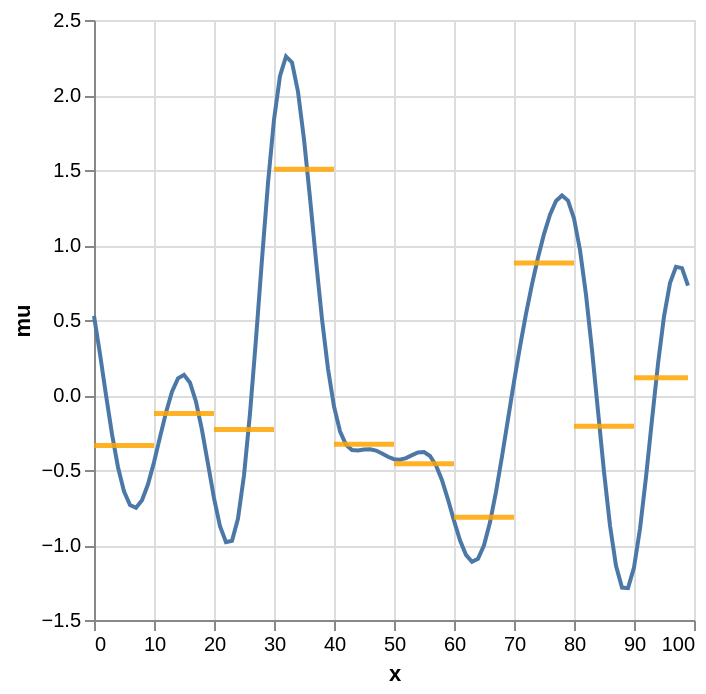

Notebook code cell kept with this figure:
### Markdown cell above
## Generate simulated data

### Code cell
intervals = [
    "[0,10)",
    "[10,20)",
    "[20,30)",
    "[30,40)",
    "[40,50)",
    "[50,60)",
    "[60,70)",
    "[70,80)",
    "[80,90)",
    "[90,99]",
]

simulator = SimGaussian1D(
    obs_intervals=intervals,
    n_obs=10,
    omega_max=np.pi / 6,
    process_std=1,
    cutoff_ratio=0.3,
    damping_power=2,
    noise_std=0.1,
    seed=42,
)

df_train = simulator.generate()
df_ref = simulator.get_reference_df()

# Plot the true function
chart_base = alt.Chart(df_ref).mark_line().encode(x="x", y="f")

source_segment = df_ref[["interval_min", "interval_max", "mu"]].drop_duplicates()
chart_segment = (
    alt.Chart(source_segment)
    .mark_rule(color="orange", strokeWidth=2.5, opacity=0.85)
    .encode(
        x=alt.X("interval_min:Q", title="x"),
        x2="interval_max:Q",
        y=alt.Y("mu:Q", title="mu"),
    )
)

chart_base + chart_segment

### Figure 1 — Vega-Lite specification as saved in the notebook (floating-point values rounded to 4 significant figures)
{"config": {"view": {"continuousWidth": 300, "continuousHeight": 300}}, "layer": [{"data": {"name": "data-9fcf859c917169bd07af1b66ae41be34"}, "mark": {"type": "line"}, "encoding": {"x": {"field": "x", "type": "quantitative"}, "y": {"field": "f", "type": "quantitative"}}}, {"data": {"name": "data-6beb733e5061ff65f95b36357174f3ad"}, "mark": {"type": "rule", "color": "orange", "opacity": 0.85, "strokeWidth": 2.5}, "encoding": {"x": {"field": "interval_min", "title": "x", "type": "quantitative"}, "x2": {"field": "interval_max"}, "y": {"field": "mu", "title": "mu", "type": "quantitative"}}}], "$schema": "https://vega.github.io/schema/vega-lite/v6.1.0.json", "datasets": {"data-9fcf859c917169bd07af1b66ae41be34": [{"idx": 0, "obs_interval": "[0,10)", "interval_min": 0, "interval_max": 10, "x": 0, "f": 0.5275, "mu": -0.3367}, {"idx": 0, "obs_interval": "[0,10)", "interval_min": 0, "interval_max": 10, "x": 1, "f": 0.2731, "mu": -0.3367}, {"idx": 0, "obs_interval": "[0,10)", "interval_min": 0, "interval_max": 10, "x": 2, "f": -0.0004351, "mu": -0.3367}, {"idx": 0, "obs_interval": "[0,10)", "interval_min": 0, "interval_max": 10, "x": 3, "f": -0.2609, "mu": -0.3367}, {"idx": 0, "obs_interval": "[0,10)", "interval_min": 0, "interval_max": 10, "x": 4, "f": -0.4814, "mu": -0.3367}, {"idx": 0, "obs_interval": "[0,10)", "interval_min": 0, "interval_max": 10, "x": 5, "f": -0.6426, "mu": -0.3367}, {"idx": 0, "obs_interval": "[0,10)", "interval_min": 0, "interval_max": 10, "x": 6, "f": -0.7336, "mu": -0.3367}, {"idx": 0, "obs_interval": "[0,10)", "interval_min": 0, "interval_max": 10, "x": 7, "f": -0.7517, "mu": -0.3367}, {"idx": 0, "obs_interval": "[0,10)", "interval_min": 0, "interval_max": 10, "x": 8, "f": -0.7018, "mu": -0.3367}, {"idx": 0, "obs_interval": "[0,10)", "interval_min": 0, "interval_max": 10, "x": 9, "f": -0.5951, "mu": -0.3367}, {"idx": 1, "obs_interval": "[10,20)", "interval_min": 10, "interval_max": 20, "x": 10, "f": -0.448, "mu": -0.1235}, {"idx": 1, "obs_interval": "[10,20)", "interval_min": 10, "interval_max": 20, "x": 11, "f": -0.2808, "mu": -0.1235}, {"idx": 1, "obs_interval": "[10,20)", "interval_min": 10, "interval_max": 20, "x": 12, "f": -0.1164, "mu": -0.1235}, {"idx": 1, "obs_interval": "[10,20)", "interval_min": 10, "interval_max": 20, "x": 13, "f": 0.02142, "mu": -0.1235}, {"idx": 1, "obs_interval": "[10,20)", "interval_min": 10, "interval_max": 20, "x": 14, "f": 0.1108, "mu": -0.1235}, {"idx": 1, "obs_interval": "[10,20)", "interval_min": 10, "interval_max": 20, "x": 15, "f": 0.1344, "mu": -0.1235}, {"idx": 1, "obs_interval": "[10,20)", "interval_min": 10, "interval_max": 20, "x": 16, "f": 0.08225, "mu": -0.1235}, {"idx": 1, "obs_interval": "[10,20)", "interval_min": 10, "interval_max": 20, "x": 17, "f": -0.04481, "mu": -0.1235}, {"idx": 1, "obs_interval": "[10,20)", "interval_min": 10, "interval_max": 20, "x": 18, "f": -0.234, "mu": -0.1235}, {"idx": 1, "obs_interval": "[10,20)", "interval_min": 10, "interval_max": 20, "x": 19, "f": -0.46, "mu": -0.1235}, {"idx": 2, "obs_interval": "[20,30)", "interval_min": 20, "interval_max": 30, "x": 20, "f": -0.6876, "mu": -0.2305}, {"idx": 2, "obs_interval": "[20,30)", "interval_min": 20, "interval_max": 30, "x": 21, "f": -0.8753, "mu": -0.2305}, {"idx": 2, "obs_interval": "[20,30)", "interval_min": 20, "interval_max": 30, "x": 22, "f": -0.9815, "mu": -0.2305}, {"idx": 2, "obs_interval": "[20,30)", "interval_min": 20, "interval_max": 30, "x": 23, "f": -0.9715, "mu": -0.2305}, {"idx": 2, "obs_interval": "[20,30)", "interval_min": 20, "interval_max": 30, "x": 24, "f": -0.8238, "mu": -0.2305}, {"idx": 2, "obs_interval": "[20,30)", "interval_min": 20, "interval_max": 30, "x": 25, "f": -0.5353, "mu": -0.2305}, {"idx": 2, "obs_interval": "[20,30)", "interval_min": 20, "interval_max": 30, "x": 26, "f": -0.1236, "mu": -0.2305}, {"idx": 2, "obs_interval": "[20,30)", "interval_min": 20, "interval_max": 30, "x": 27, "f": 0.3742, "mu": -0.2305}, {"idx": 2, "obs_interval": "[20,30)", "interval_min": 20, "interval_max": 30, "x": 28, "f": 0.9062, "mu": -0.2305}, {"idx": 2, "obs_interval": "[20,30)", "interval_min": 20, "interval_max": 30, "x": 29, "f": 1.413, "mu": -0.2305}, {"idx": 3, "obs_interval": "[30,40)", "interval_min": 30, "interval_max": 40, "x": 30, "f": 1.836, "mu": 1.506}, {"idx": 3, "obs_interval": "[30,40)", "interval_min": 30, "interval_max": 40, "x": 31, "f": 2.127, "mu": 1.506}, {"idx": 3, "obs_interval": "[30,40)", "interval_min": 30, "interval_max": 40, "x": 32, "f": 2.257, "mu": 1.506}, {"idx": 3, "obs_interval": "[30,40)", "interval_min": 30, "interval_max": 40, "x": 33, "f": 2.217, "mu": 1.506}, {"idx": 3, "obs_interval": "[30,40)", "interval_min": 30, "interval_max": 40, "x": 34, "f": 2.022, "mu": 1.506}, {"idx": 3, "obs_interval": "[30,40)", "interval_min": 30, "interval_max": 40, "x": 35, "f": 1.705, "mu": 1.506}, {"idx": 3, "obs_interval": "[30,40)", "interval_min": 30, "interval_max": 40, "x": 36, "f": 1.313, "mu": 1.506}, {"idx": 3, "obs_interval": "[30,40)", "interval_min": 30, "interval_max": 40, "x": 37, "f": 0.8978, "mu": 1.506}, {"idx": 3, "obs_interval": "[30,40)", "interval_min": 30, "interval_max": 40, "x": 38, "f": 0.5061, "mu": 1.506}, {"idx": 3, "obs_interval": "[30,40)", "interval_min": 30, "interval_max": 40, "x": 39, "f": 0.1744, "mu": 1.506}, {"idx": 4, "obs_interval": "[40,50)", "interval_min": 40, "interval_max": 50, "x": 40, "f": -0.07645, "mu": -0.3286}, {"idx": 4, "obs_interval": "[40,50)", "interval_min": 40, "interval_max": 50, "x": 41, "f": -0.242, "mu": -0.3286}, {"idx": 4, "obs_interval": "[40,50)", "interval_min": 40, "interval_max": 50, "x": 42, "f": -0.3324, "mu": -0.3286}, {"idx": 4, "obs_interval": "[40,50)", "interval_min": 40, "interval_max": 50, "x": 43, "f": -0.3674, "mu": -0.3286}, {"idx": 4, "obs_interval": "[40,50)", "interval_min": 40, "interval_max": 50, "x": 44, "f": -0.3705, "mu": -0.3286}, {"idx": 4, "obs_interval": "[40,50)", "interval_min": 40, "interval_max": 50, "x": 45, "f": -0.3634, "mu": -0.3286}, {"idx": 4, "obs_interval": "[40,50)", "interval_min": 40, "interval_max": 50, "x": 46, "f": -0.3612, "mu": -0.3286}, {"idx": 4, "obs_interval": "[40,50)", "interval_min": 40, "interval_max": 50, "x": 47, "f": -0.3705, "mu": -0.3286}, {"idx": 4, "obs_interval": "[40,50)", "interval_min": 40, "interval_max": 50, "x": 48, "f": -0.3897, "mu": -0.3286}, {"idx": 4, "obs_interval": "[40,50)", "interval_min": 40, "interval_max": 50, "x": 49, "f": -0.4119, "mu": -0.3286}, {"idx": 5, "obs_interval": "[50,60)", "interval_min": 50, "interval_max": 60, "x": 50, "f": -0.428, "mu": -0.4585}, {"idx": 5, "obs_interval": "[50,60)", "interval_min": 50, "interval_max": 60, "x": 51, "f": -0.4314, "mu": -0.4585}, {"idx": 5, "obs_interval": "[50,60)", "interval_min": 50, "interval_max": 60, "x": 52, "f": -0.4207, "mu": -0.4585}, {"idx": 5, "obs_interval": "[50,60)", "interval_min": 50, "interval_max": 60, "x": 53, "f": -0.4009, "mu": -0.4585}, {"idx": 5, "obs_interval": "[50,60)", "interval_min": 50, "interval_max": 60, "x": 54, "f": -0.3829, "mu": -0.4585}, {"idx": 5, "obs_interval": "[50,60)", "interval_min": 50, "interval_max": 60, "x": 55, "f": -0.3804, "mu": -0.4585}, {"idx": 5, "obs_interval": "[50,60)", "interval_min": 50, "interval_max": 60, "x": 56, "f": -0.4063, "mu": -0.4585}, {"idx": 5, "obs_interval": "[50,60)", "interval_min": 50, "interval_max": 60, "x": 57, "f": -0.4688, "mu": -0.4585}, {"idx": 5, "obs_interval": "[50,60)", "interval_min": 50, "interval_max": 60, "x": 58, "f": -0.5685, "mu": -0.4585}, {"idx": 5, "obs_interval": "[50,60)", "interval_min": 50, "interval_max": 60, "x": 59, "f": -0.6969, "mu": -0.4585}, {"idx": 6, "obs_interval": "[60,70)", "interval_min": 60, "interval_max": 70, "x": 60, "f": -0.8374, "mu": -0.8143}, {"idx": 6, "obs_interval": "[60,70)", "interval_min": 60, "interval_max": 70, "x": 61, "f": -0.9682, "mu": -0.8143}, {"idx": 6, "obs_interval": "[60,70)", "interval_min": 60, "interval_max": 70, "x": 62, "f": -1.066, "mu": -0.8143}, {"idx": 6, "obs_interval": "[60,70)", "interval_min": 60, "interval_max": 70, "x": 63, "f": -1.112, "mu": -0.8143}, {"idx": 6, "obs_interval": "[60,70)", "interval_min": 60, "interval_max": 70, "x": 64, "f": -1.091, "mu": -0.8143}, {"idx": 6, "obs_interval": "[60,70)", "interval_min": 60, "interval_max": 70, "x": 65, "f": -1.002, "mu": -0.8143}, {"idx": 6, "obs_interval": "[60,70)", "interval_min": 60, "interval_max": 70, "x": 66, "f": -0.849, "mu": -0.8143}, {"idx": 6, "obs_interval": "[60,70)", "interval_min": 60, "interval_max": 70, "x": 67, "f": -0.6458, "mu": -0.8143}, {"idx": 6, "obs_interval": "[60,70)", "interval_min": 60, "interval_max": 70, "x": 68, "f": -0.4103, "mu": -0.8143}, {"idx": 6, "obs_interval": "[60,70)", "interval_min": 60, "interval_max": 70, "x": 69, "f": -0.1607, "mu": -0.8143}, {"idx": 7, "obs_interval": "[70,80)", "interval_min": 70, "interval_max": 80, "x": 70, "f": 0.08729, "mu": 0.8799}, {"idx": 7, "obs_interval": "[70,80)", "interval_min": 70, "interval_max": 80, "x": 71, "f": 0.3227, "mu": 0.8799}, {"idx": 7, "obs_interval": "[70,80)", "interval_min": 70, "interval_max": 80, "x": 72, "f": 0.5402, "mu": 0.8799}, {"idx": 7, "obs_interval": "[70,80)", "interval_min": 70, "interval_max": 80, "x": 73, "f": 0.7381, "mu": 0.8799}, {"idx": 7, "obs_interval": "[70,80)", "interval_min": 70, "interval_max": 80, "x": 74, "f": 0.9163, "mu": 0.8799}, {"idx": 7, "obs_interval": "[70,80)", "interval_min": 70, "interval_max": 80, "x": 75, "f": 1.073, "mu": 0.8799}, {"idx": 7, "obs_interval": "[70,80)", "interval_min": 70, "interval_max": 80, "x": 76, "f": 1.202, "mu": 0.8799}, {"idx": 7, "obs_interval": "[70,80)", "interval_min": 70, "interval_max": 80, "x": 77, "f": 1.293, "mu": 0.8799}, {"idx": 7, "obs_interval": "[70,80)", "interval_min": 70, "interval_max": 80, "x": 78, "f": 1.33, "mu": 0.8799}, {"idx": 7, "obs_interval": "[70,80)", "interval_min": 70, "interval_max": 80, "x": 79, "f": 1.296, "mu": 0.8799}, {"idx": 8, "obs_interval": "[80,90)", "interval_min": 80, "interval_max": 90, "x": 80, "f": 1.177, "mu": -0.2085}, {"idx": 8, "obs_interval": "[80,90)", "interval_min": 80, "interval_max": 90, "x": 81, "f": 0.9668, "mu": -0.2085}, {"idx": 8, "obs_interval": "[80,90)", "interval_min": 80, "interval_max": 90, "x": 82, "f": 0.6686, "mu": -0.2085}, {"idx": 8, "obs_interval": "[80,90)", "interval_min": 80, "interval_max": 90, "x": 83, "f": 0.3006, "mu": -0.2085}, {"idx": 8, "obs_interval": "[80,90)", "interval_min": 80, "interval_max": 90, "x": 84, "f": -0.1065, "mu": -0.2085}, {"idx": 8, "obs_interval": "[80,90)", "interval_min": 80, "interval_max": 90, "x": 85, "f": -0.5117, "mu": -0.2085}, {"idx": 8, "obs_interval": "[80,90)", "interval_min": 80, "interval_max": 90, "x": 86, "f": -0.87, "mu": -0.2085}, {"idx": 8, "obs_interval": "[80,90)", "interval_min": 80, "interval_max": 90, "x": 87, "f": -1.138, "mu": -0.2085}, {"idx": 8, "obs_interval": "[80,90)", "interval_min": 80, "interval_max": 90, "x": 88, "f": -1.284, "mu": -0.2085}, {"idx": 8, "obs_interval": "[80,90)", "interval_min": 80, "interval_max": 90, "x": 89, "f": -1.288, "mu": -0.2085}, {"idx": 9, "obs_interval": "[90,99]", "interval_min": 90, "interval_max": 99, "x": 90, "f": -1.151, "mu": 0.115}, {"idx": 9, "obs_interval": "[90,99]", "interval_min": 90, "interval_max": 99, "x": 91, "f": -0.8922, "mu": 0.115}, {"idx": 9, "obs_interval": "[90,99]", "interval_min": 90, "interval_max": 99, "x": 92, "f": -0.5482, "mu": 0.115}, {"idx": 9, "obs_interval": "[90,99]", "interval_min": 90, "interval_max": 99, "x": 93, "f": -0.165, "mu": 0.115}, {"idx": 9, "obs_interval": "[90,99]", "interval_min": 90, "interval_max": 99, "x": 94, "f": 0.2074, "mu": 0.115}, {"idx": 9, "obs_interval": "[90,99]", "interval_min": 90, "interval_max": 99, "x": 95, "f": 0.523, "mu": 0.115}, {"idx": 9, "obs_interval": "[90,99]", "interval_min": 90, "interval_max": 99, "x": 96, "f": 0.746, "mu": 0.115}, {"idx": 9, "obs_interval": "[90,99]", "interval_min": 90, "interval_max": 99, "x": 97, "f": 0.8551, "mu": 0.115}, {"idx": 9, "obs_interval": "[90,99]", "interval_min": 90, "interval_max": 99, "x": 98, "f": 0.8458, "mu": 0.115}, {"idx": 9, "obs_interval": "[90,99]", "interval_min": 90, "interval_max": 99, "x": 99, "f": 0.7288, "mu": 0.115}], "data-6beb733e5061ff65f95b36357174f3ad": [{"interval_min": 0, "interval_max": 10, "mu": -0.3367}, {"interval_min": 10, "interval_max": 20, "mu": -0.1235}, {"interval_min": 20, "interval_max": 30, "mu": -0.2305}, {"interval_min": 30, "interval_max": 40, "mu": 1.506}, {"interval_min": 40, "interval_max": 50, "mu": -0.3286}, {"interval_min": 50, "interval_max": 60, "mu": -0.4585}, {"interval_min": 60, "interval_max": 70, "mu": -0.8143}, {"interval_min": 70, "interval_max": 80, "mu": 0.8799}, {"interval_min": 80, "interval_max": 90, "mu": -0.2085}, {"interval_min": 90, "interval_max": 99, "mu": 0.115}]}}
